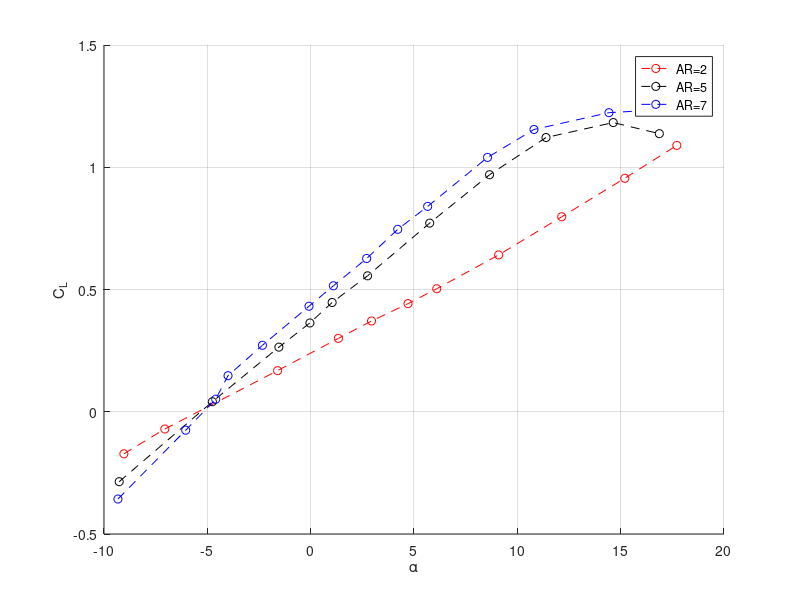
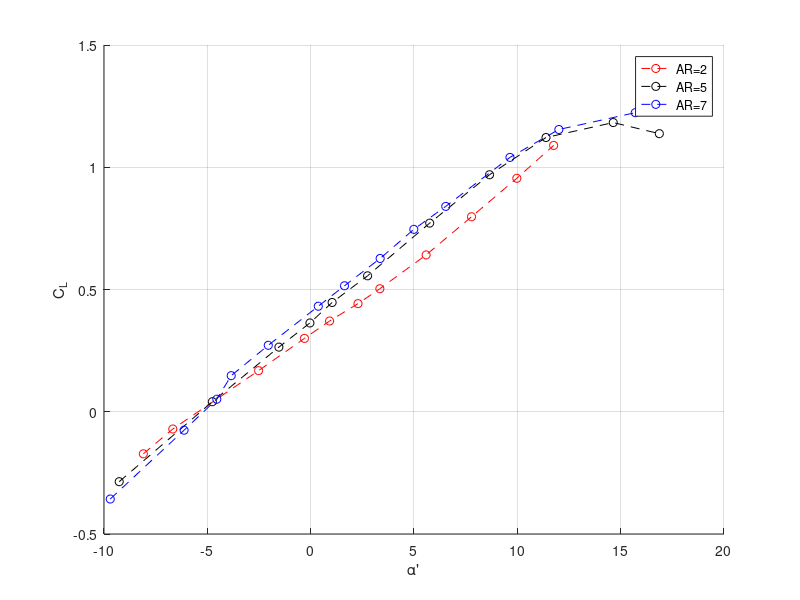

Reproduce these figures in MATLAB, in order.
%%Problem 1 - Figures 6.12a+b

AR_2 = [-9.038051051691067, -0.17204276439824917
-7.057265111398921, -0.07053986261619438
-1.6015213862976854, 0.16807646277685806
1.3406888863386772, 0.30006897880223615
2.9454235454202706, 0.3711440316736889
4.709805400265589, 0.44223592963588376
6.100496745741596, 0.5031590078200565
9.09666049149959, 0.6414880854796138
12.148105644539898, 0.7975494286604259
15.199698345820293, 0.9548769611620241
17.716477859566865, 1.0893569355869959];

AR_5 = [-9.264193320983, -0.2860222633900029
-4.756004393658703, 0.041126243913635285
-1.5370919881305625, 0.26431246618686144
-0.035542731609751854, 0.3632324540551173
1.038510090660198, 0.446913249831959
2.7541026607865984, 0.5559852123874942
5.7592668491893075, 0.7715518386150139
8.655933898388449, 0.9693805842910306
11.38764201518108, 1.1216096693279995
14.64088397790056, 1.1827292735708312
16.87063298194993, 1.137382289292916];

AR_7 = [-9.325671754348575, -0.3569344803842813
-6.046756397855633, -0.07549793432463892
-4.595176811974358, 0.05127260357066743
-3.998590094594814, 0.1475647572831449
-2.334442677508731, 0.2718253766578682
-0.08079085856681445, 0.4316010623473283
1.0996934275456187, 0.5152930881846647
2.709149630309687, 0.6268861993212781
4.213059658671741, 0.7460652163221141
5.660802990311003, 0.8399148318769776
8.5577651359903, 1.040275956194567
10.80610521828943, 1.1544688263357212
14.432742593898068, 1.2232248717150023
16.030099840975787, 1.2309904585471414];


%%Alpha Equations
alpha_prime_2 = AR_2(:,1).*(pi/180) + (AR_2(:,2)./pi)*(1/5-1/2);
alpha_prime_5 = AR_5(:,1).*(pi/180) + (AR_5(:,2)./pi)*(1/5-1/5);
alpha_prime_7 = AR_7(:,1).*(pi/180) + (AR_7(:,2)./pi)*(1/5-1/7);

alpha_prime_2_deg = alpha_prime_2.*(180/pi);
alpha_prime_5_deg = alpha_prime_5.*(180/pi);
alpha_prime_7_deg = alpha_prime_7.*(180/pi);

%%Plotting
figure
hold on
grid on
xlabel('\alpha')
ylabel('C_L')
plot(AR_2(:,1), AR_2(:,2), '--or')
plot(AR_5(:,1), AR_5(:,2), '--ok')
plot(AR_7(:,1), AR_7(:,2), '--ob')
legend('AR=2','AR=5', 'AR=7')
hold off

figure
hold on
grid on
xlabel('\alpha''')
ylabel('C_L')
plot(alpha_prime_2_deg, AR_2(:,2), '--or')
plot(alpha_prime_5_deg, AR_5(:,2), '--ok')
plot(alpha_prime_7_deg, AR_7(:,2), '--ob')
legend('AR=2','AR=5', 'AR=7')
hold off


% They graphs noticeably approach the AR = 5 value through the alpha
% transformation.